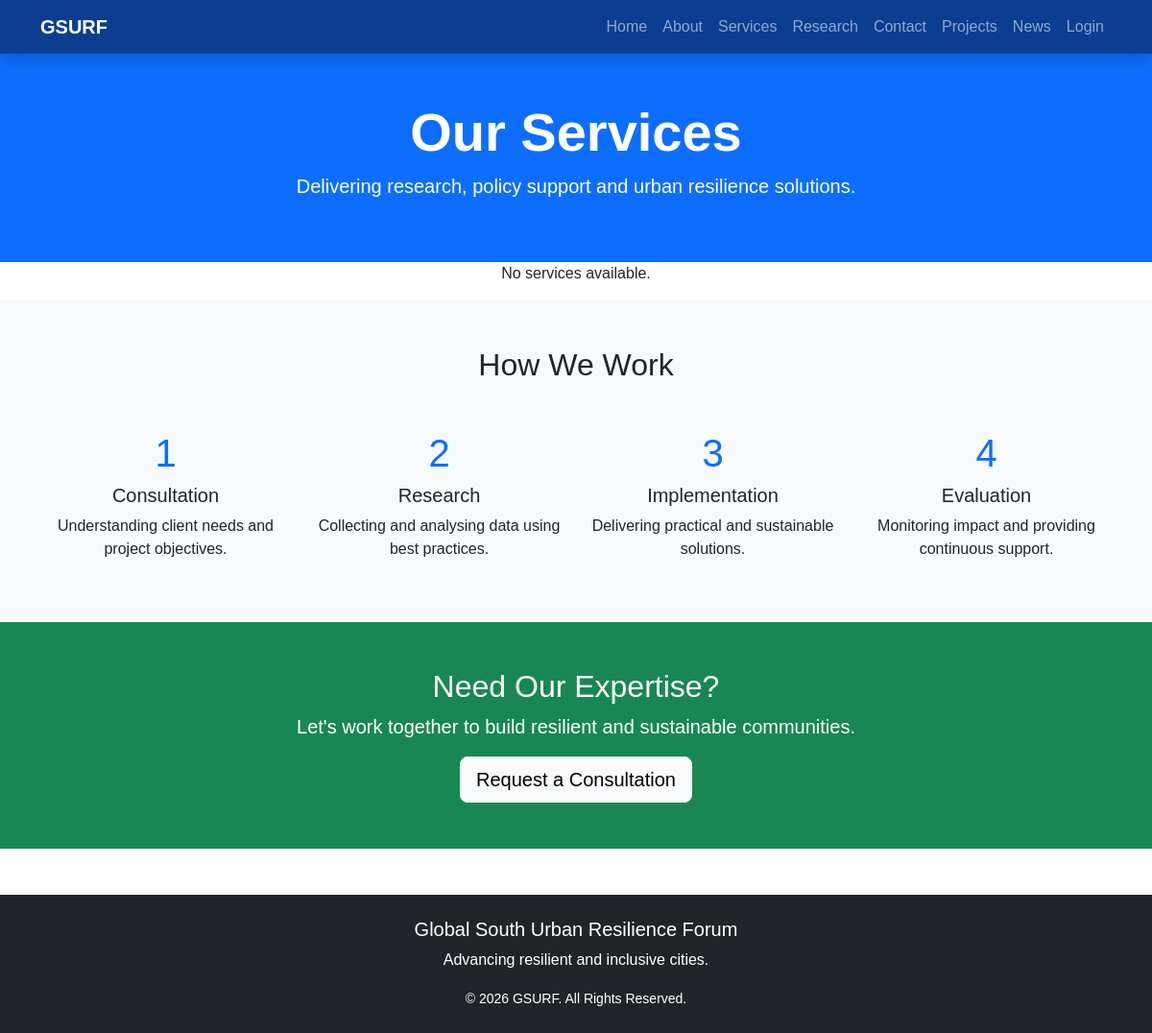
The page /services/ on the database as committed earlier.
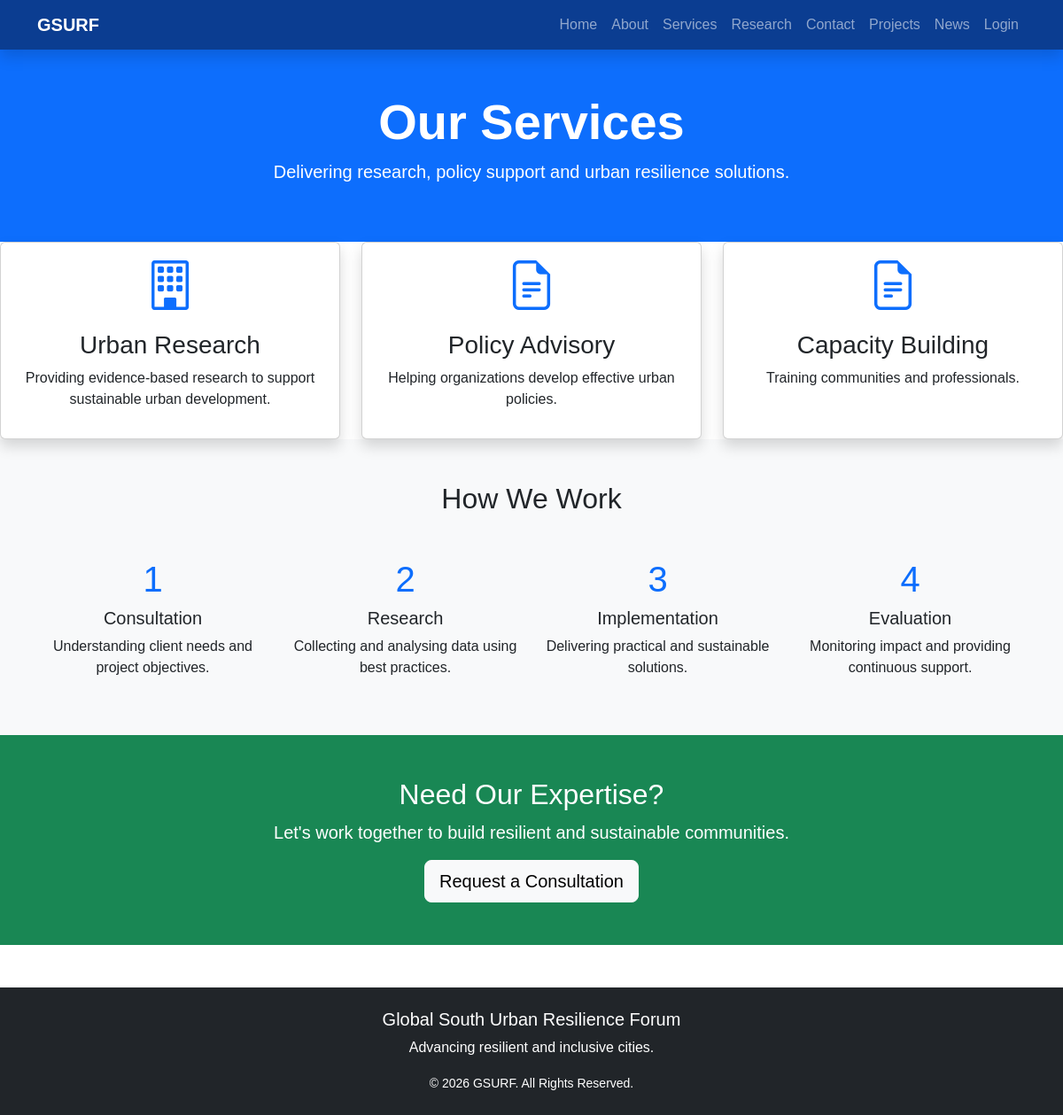
The same page on the database as committed later.
### core/models.py (models this page shows, shortened)
class Service(models.Model):
    title = models.CharField(
        max_length=200
    )
    description = models.TextField()
    icon = models.CharField(
        max_length=100,
        blank=True
    )
    created_at = models.DateTimeField(
        auto_now_add=True
    )

### core/views.py (the view)
# urls.py: path("services/", views.services, name="services"),
def services(request):
    services = Service.objects.all()
    context = {
        "services": services
    }
    return render(
        request,
        "services.html",
        context
    )

### templates/services.html (shortened to what this page needs)
{% extends 'base.html' %}
{% block content %}
<section class="bg-primary text-white py-5">
    <div class="container text-center">
        <h1 class="display-4 fw-bold">
            Our Services
        </h1>
        <p class="lead">
            Delivering research, policy support and urban resilience solutions.
        </p>
    </div>
</section>
<div class="row g-4">
{% for service in services %}
<div class="col-md-4">
<div class="card shadow h-100">
<div class="card-body text-center">
{% if service.icon %}
<i class="bi {{ service.icon }} display-4 text-primary"></i>
{% endif %}
<h3 class="mt-3">
{{ service.title }}
</h3>
<p>
{{ service.description }}
</p>
</div>
</div>
</div>
{% empty %}
<p class="text-center">
No services available.
</p>
{% endfor %}
</div>
<section class="bg-light py-5">
    <div class="container">
        <div class="text-center mb-5">
            <h2>How We Work</h2>
        </div>
        <div class="row text-center">
            <div class="col-md-3">
                <h1 class="text-primary">1</h1>
                <h5>Consultation</h5>
                <p>Understanding client needs and project objectives.</p>
            </div>
            <div class="col-md-3">
                <h1 class="text-primary">2</h1>
                <h5>Research</h5>
                <p>Collecting and analysing data using best practices.</p>
            </div>
            <div class="col-md-3">
                <h1 class="text-primary">3</h1>
                <h5>Implementation</h5>
                <p>Delivering practical and sustainable solutions.</p>
            </div>
            <div class="col-md-3">
                <h1 class="text-primary">4</h1>
                <h5>Evaluation</h5>
                <p>Monitoring impact and providing continuous support.</p>
            </div>
        </div>
    </div>
</section>
<section class="bg-success text-white py-5">
    <div class="container text-center">
        <h2>Need Our Expertise?</h2>
        <p class="lead">
            Let's work together to build resilient and sustainable communities.
        </p>
        <a href="/contact/" class="btn btn-light btn-lg">
            Request a Consultation
        </a>
    </div>
</section>
{% endblock %}

Rows that differ between the two databases and show on the page:
added Service: title "Urban Research", description "Providing evidence-based research to support sustainable urban development."
added Service: title "Policy Advisory", description "Helping organizations develop effective urban policies."
added Service: title "Capacity Building", description "Training communities and professionals."
Other text that changed with them:
text no longer shown: "No services available."
